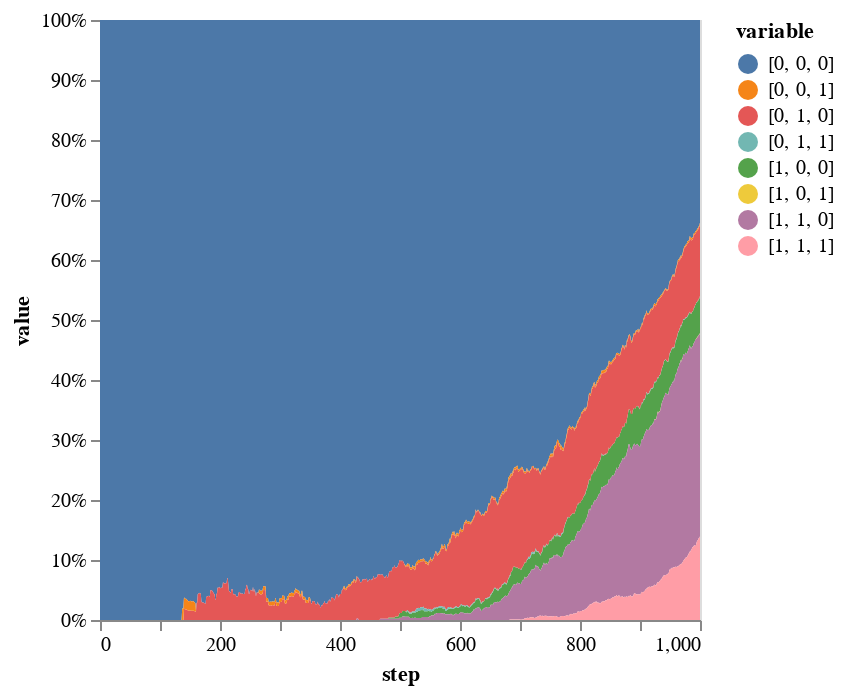

Here is the notebook cell this chart was saved with:
### Code cell
#And the relative number of cells of each genotype
stacked |>
@vlplot(:area, x=:step, y={:value, stack=:normalize}, color="variable:n")

### Figure 1 — Vega-Lite specification as saved in the notebook (floating-point values rounded to 4 significant figures; data arrays with more than 128 entries replaced by an {"elided": "..."} marker saying what was removed)
{"data": {"values": {"elided": "8008 records"}}, "encoding": {"color": {"field": "variable", "type": "nominal"}, "x": {"field": "step", "type": "quantitative"}, "y": {"field": "value", "stack": "normalize", "type": "quantitative"}}, "mark": "area"}
